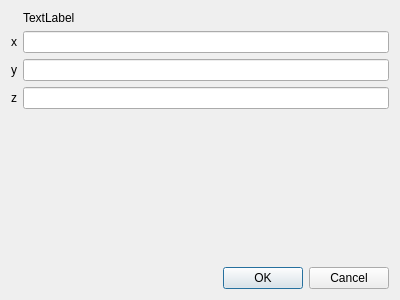
<?xml version="1.0" encoding="UTF-8"?>
<ui version="4.0">
 <class>DialogTranslate</class>
 <widget class="QDialog" name="DialogTranslate">
  <property name="geometry">
   <rect>
    <x>0</x>
    <y>0</y>
    <width>400</width>
    <height>300</height>
   </rect>
  </property>
  <property name="windowTitle">
   <string>Translate</string>
  </property>
  <layout class="QVBoxLayout" name="verticalLayout">
   <item>
    <layout class="QVBoxLayout" name="verticalLayout_2">
     <item>
      <layout class="QFormLayout" name="formLayout">
       <item row="1" column="0">
        <widget class="QLabel" name="xLabel">
         <property name="text">
          <string>x</string>
         </property>
        </widget>
       </item>
       <item row="1" column="1">
        <widget class="QLineEdit" name="xLineEdit"/>
       </item>
       <item row="2" column="0">
        <widget class="QLabel" name="yLabel">
         <property name="text">
          <string>y</string>
         </property>
        </widget>
       </item>
       <item row="2" column="1">
        <widget class="QLineEdit" name="yLineEdit"/>
       </item>
       <item row="3" column="0">
        <widget class="QLabel" name="zLabel">
         <property name="text">
          <string>z</string>
         </property>
        </widget>
       </item>
       <item row="3" column="1">
        <widget class="QLineEdit" name="zLineEdit"/>
       </item>
       <item row="0" column="1">
        <widget class="QLabel" name="label">
         <property name="text">
          <string>TextLabel</string>
         </property>
        </widget>
       </item>
      </layout>
     </item>
    </layout>
   </item>
   <item>
    <widget class="QDialogButtonBox" name="buttonBox">
     <property name="orientation">
      <enum>Qt::Horizontal</enum>
     </property>
     <property name="standardButtons">
      <set>QDialogButtonBox::Cancel|QDialogButtonBox::Ok</set>
     </property>
    </widget>
   </item>
  </layout>
 </widget>
 <resources/>
 <connections>
  <connection>
   <sender>buttonBox</sender>
   <signal>accepted()</signal>
   <receiver>DialogTranslate</receiver>
   <slot>accept()</slot>
   <hints>
    <hint type="sourcelabel">
     <x>248</x>
     <y>254</y>
    </hint>
    <hint type="destinationlabel">
     <x>157</x>
     <y>274</y>
    </hint>
   </hints>
  </connection>
  <connection>
   <sender>buttonBox</sender>
   <signal>rejected()</signal>
   <receiver>DialogTranslate</receiver>
   <slot>reject()</slot>
   <hints>
    <hint type="sourcelabel">
     <x>316</x>
     <y>260</y>
    </hint>
    <hint type="destinationlabel">
     <x>286</x>
     <y>274</y>
    </hint>
   </hints>
  </connection>
 </connections>
</ui>
